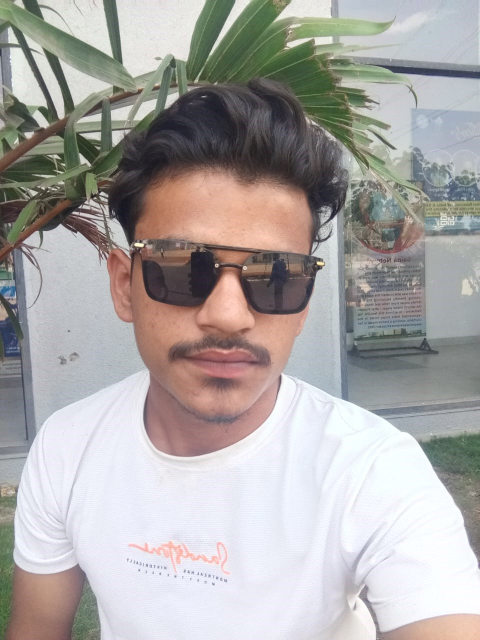
#> input picture AJAY.jpg, 960 x 1280 px, given in place of the camera (shown at 1/2 size)
$ python anj.py
#> lines starting #> are read from the running program, lines starting #| are printed output that depends on the picture; after the words box and inside, x2 and y2 are one past the last pixel; in counts of white or black regions, pixels touching at a corner belong together
import cv2
import numpy as np

face_classifier = cv2.CascadeClassifier('c:/Users/HP/Downloads/haarcascade_frontalface_default.xml')

def face_extractor(img):

    gray = cv2.cvtColor(img,cv2.COLOR_BGR2GRAY)
    faces = face_classifier.detectMultiScale(gray,1.3,5)

    if faces is():
        return None
    for(x,y,w,h) in faces:
        cropped_face = img[y:y+h, x:x+w]

    return cropped_face


cap = cv2.VideoCapture(0)
count = 0

while True:
    ret, frame = cap.read()
#> frame is the input picture: shape (1280, 960, 3); mean B, G, R 165.9, 167.7, 171.4
    if face_extractor(frame) is not None:
#> in face_extractor, `gray = cv2.cvtColor(img,cv2.COLOR_BGR2GRAY)`:
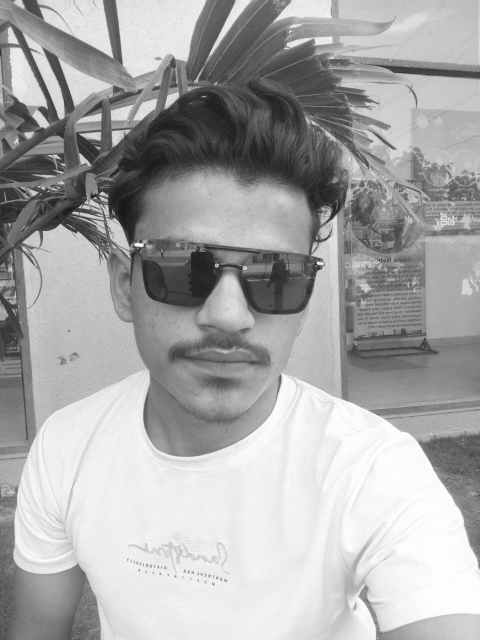
#> gray: shape (1280, 960) (shown at 1/2 size); min 18, max 255, mean 168.6
#> in face_extractor, `faces = face_classifier.detectMultiScale(gray,1.3,5)`: faces = [[189, 360, 527, 527]]
#> the loop in face_extractor, `for(x,y,w,h) in faces:` made 1 pass
#> pass 1, in face_extractor, `cropped_face = img[y:y+h, x:x+w]`:
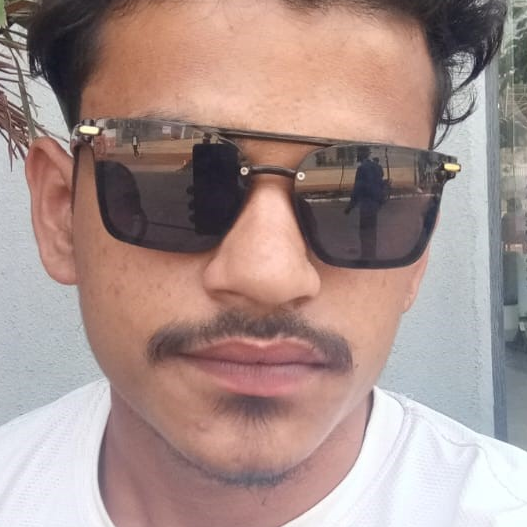
#> cropped_face: shape (527, 527, 3); mean B, G, R 140, 144.7, 167.9
        count+=1
#> count = 1
        face = cv2.resize(face_extractor(frame),(200,200))
#> the loop in face_extractor (call 2), `for(x,y,w,h) in faces:` made 1 pass
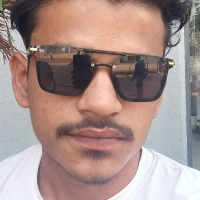
#> face: shape (200, 200, 3); mean B, G, R 139.9, 144.6, 167.7
        face = cv2.cvtColor(face, cv2.COLOR_BGR2GRAY)
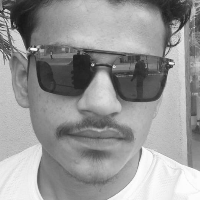
#> face: shape (200, 200); min 22, max 254, mean 151

        file_name_path = 'C:\\python\\data\\faces_data.pkl'+str(count)+'.jpg'
#> file_name_path = 'C:\\python\\data\\faces_data.pkl1.jpg'

        cv2.imwrite(file_name_path,face)

        cv2.putText(face,str(count),(50,50),cv2.FONT_HERSHEY_COMPLEX,1,(0,255,0),2)
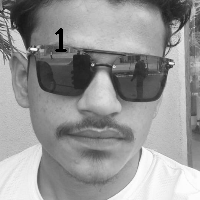
#> face: shape (200, 200); 0.31% of pixels changed, all inside (x1, y1, x2, y2) = (55, 28, 67, 52)
        cv2.imshow('Face Cropper',face)
    else:
        print("Face not found")
        pass


    if cv2.waitKey(1)==13 or count==100:
#> (key Esc is pressed here)
        break

cap.release()
cv2.destroyAllWindows()
print('Samples Colletion Completed ')
